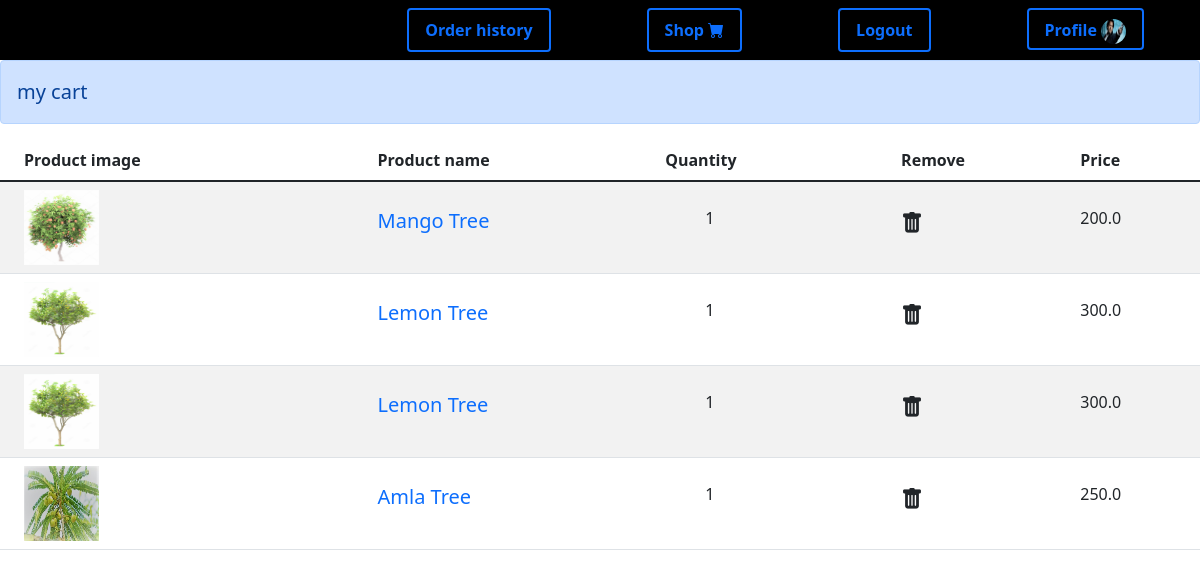
The page /cart/ (signed in) on the database its author committed.
### mygreen/models.py (models this page shows, shortened)
class Customerdetail(models.Model):
    user=models.OneToOneField(User,null=True,blank=True,on_delete=CASCADE)
    name=models.CharField(max_length=50,null=True)
    profilepic=models.ImageField(null=True,blank=True,default='profileimage.jpg')
    email=models.EmailField(max_length=100,null=True)
    contactnumber=models.CharField(max_length=25,null=True,blank=True,default='update contact')
    address=models.CharField(max_length=500,null=True,blank=True,default='update address')
    dateofcreated=models.DateTimeField(auto_now_add=True,null=True)

class Cart(models.Model):
    name=models.CharField(max_length=50,null=True,blank=True)
    user=models.ForeignKey(User,null=True,blank=True,on_delete=CASCADE)
    product=models.ForeignKey(Product,null=True,blank=True,on_delete=CASCADE)

class Product(models.Model):
    productname=models.CharField(max_length=50,null=True,blank=True)
    productmenupic=models.ImageField(null=True,blank=True,default='profileimage.jpg')
    productbuypic1=models.ImageField(null=True,blank=True,default='profileimage.jpg')
    productbuypic2=models.ImageField(null=True,blank=True,default='profileimage.jpg')
    productbuypic3=models.ImageField(null=True,blank=True,default='profileimage.jpg')
    productprice=models.FloatField(null=True,blank=True)
    offerprice=models.FloatField(null=True,blank=True)
    quantity=models.IntegerField(null=True,blank=True)
    soiltype=models.CharField(max_length=100,null=True,blank=True)

### mygreen/views.py (the view)
# urls.py: path('cart/',views.cart,name='cart'),
@login_required(login_url='login')
def cart(request):
    user=request.user
    name=user.username
    carts=Cart.objects.filter(name=name)
    cartdict={'carts':carts}
    return render(request,'mygreen/cart.html',cartdict)

### mygreen/templates/mygreen/cart.html (shortened to what this page needs)
{% load static %}
<!DOCTYPE html>
<html lang="en">
    <head>
        <link href="https://cdn.jsdelivr.net/npm/bootstrap@5.1.2/dist/css/bootstrap.min.css" rel="stylesheet">
        <link rel="stylesheet" href="https://cdn.jsdelivr.net/npm/bootstrap-icons@1.7.2/font/bootstrap-icons.css">
        <link rel="stylesheet" href="{% static 'CSS/cart.css' %}">
    </head>
    <body>
        <div>
            <ul class="container-fluid nav nav-sm p-2 justify-content-end navibar">
                <li class="nav-item">
                    <a href="{% url 'orderhistory' %}" class="nav-link mx-5 btn btn-outline-primary border-2 navilink">Order history</a>
                </li>
                <li class="nav-item">
                    <a href="{% url 'shop' %}" class="nav-link mx-5 btn btn-outline-primary border-2 navilink">Shop <span><i class="bi bi-cart-fill"></i></span></a>
                </li>
                <li class="nav-item">
                    <a href="{% url 'logout' %}" class="nav-link mx-5 btn btn-outline-primary border-2  navilink">Logout</a>
                </li>
                <li class="nav-item">
                    <a href="{% url 'customerprofile' %}" class="nav-link mx-5 btn btn-outline-primary border-2 px-3 pb-1 navilink">Profile <span><img src="{{request.user.customerdetail.profilepic.url}}" alt="ok" width="25px" height="25px" class="rounded-circle"></span></a>
                </li>
            </ul>
        </div>
        <div>
            <div class="alert alert-primary" style="font-size: 20px;">my cart</div>
            <table class="table table-striped">
                <thead>
                    <tr>
                        <th class="px-4">Product image</th>
                        <th>Product name</th>
                        <th>Quantity</th>
                        <th>Remove</th>
                        <th>Price</th>
                    </tr>
                </thead>
                <tbody>
                    {% for cart in carts %}
                    <tr>
                        <td class="px-4"><img src="{{cart.product.productmenupic.url}}" alt="product menu image" width="75px" height="75px"></td>
                        <td class="py-4"><a href="{% url 'productview' cart.product.id %}" class="text-decoration-none" style="font-size: 20px;">{{cart.product.productname}}</a></td>
                        <td class="py-4 px-5">1</td>
                        <td class="py-4"><a href="{% url 'cartremove' cart.id %}"><span class="deletebtn" style="font-size: 22px;"><i class="bi bi-trash-fill text-body"></i></span></a></td>
                        <td class="py-4">{{cart.product.offerprice}}</td>
                    </tr>
                    {% endfor %}
                </tbody>
            </table>
        </div>
    </body>
</html>

### mygreen/static/CSS/cart.css (style rules this page uses)
.navibar { background-color: rgba(0, 0, 0,1); }
.navilink { font-weight: bold; }

### rows shown on the page
Cart: product.productmenupic (picture), product.productname "Mango Tree", product.offerprice "200.0"
Cart: product.productmenupic (picture), product.productname "Lemon Tree", product.offerprice "300.0"
Cart: product.productmenupic (picture), product.productname "Lemon Tree", product.offerprice "300.0"
Cart: product.productmenupic (picture), product.productname "Amla Tree", product.offerprice "250.0"
